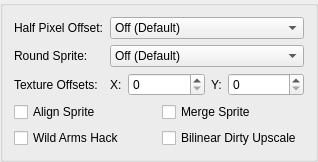
     <widget class="QGroupBox" name="upscalingFixesTab">
      <attribute name="title">
       <string>Upscaling Fixes</string>
      </attribute>
      <layout class="QFormLayout" name="upscalingFixesLayout">
       <item row="0" column="0">
        <widget class="QLabel" name="label_14">
         <property name="text">
          <string>Half Pixel Offset:</string>
         </property>
        </widget>
       </item>
       <item row="0" column="1">
        <widget class="QComboBox" name="halfPixelOffset">
         <item>
          <property name="text">
           <string>Off (Default)</string>
          </property>
         </item>
         <item>
          <property name="text">
           <string>Normal (Vertex)</string>
          </property>
         </item>
         <item>
          <property name="text">
           <string>Special (Texture)</string>
          </property>
         </item>
         <item>
          <property name="text">
           <string>Special (Texture - Aggressive)</string>
          </property>
         </item>
        </widget>
       </item>
       <item row="1" column="0">
        <widget class="QLabel" name="label_15">
         <property name="text">
          <string>Round Sprite:</string>
         </property>
        </widget>
       </item>
       <item row="1" column="1">
        <widget class="QComboBox" name="roundSprite">
         <item>
          <property name="text">
           <string>Off (Default)</string>
          </property>
         </item>
         <item>
          <property name="text">
           <string>Half</string>
          </property>
         </item>
         <item>
          <property name="text">
           <string>Full</string>
          </property>
         </item>
        </widget>
       </item>
       <item row="2" column="0">
        <widget class="QLabel" name="textureOffsetLabel">
         <property name="text">
          <string>Texture Offsets:</string>
         </property>
        </widget>
       </item>
       <item row="2" column="1">
        <layout class="QHBoxLayout" name="textureOffsetLayout" stretch="0,1,0,1">
         <item>
          <widget class="QLabel" name="textureOffsetXLabel">
           <property name="text">
            <string>X:</string>
           </property>
          </widget>
         </item>
         <item>
          <widget class="QSpinBox" name="textureOffsetX">
           <property name="maximum">
            <number>1000</number>
           </property>
          </widget>
         </item>
         <item>
          <widget class="QLabel" name="textureOffsetYLabel">
           <property name="text">
            <string>Y:</string>
           </property>
          </widget>
         </item>
         <item>
          <widget class="QSpinBox" name="textureOffsetY">
           <property name="maximum">
            <number>1000</number>
           </property>
          </widget>
         </item>
        </layout>
       </item>
       <item row="3" column="0" colspan="2">
        <layout class="QGridLayout" name="gridLayout_3">
         <item row="0" column="1">
          <widget class="QCheckBox" name="mergeSprite">
           <property name="text">
            <string>Merge Sprite</string>
           </property>
          </widget>
         </item>
         <item row="0" column="0">
          <widget class="QCheckBox" name="alignSprite">
           <property name="text">
            <string>Align Sprite</string>
           </property>
          </widget>
         </item>
         <item row="1" column="0">
          <widget class="QCheckBox" name="wildHack">
           <property name="text">
            <string extracomment="Wild Arms: name of a game series. Leave as-is or use an official translation.">Wild Arms Hack</string>
           </property>
          </widget>
         </item>
         <item row="1" column="1">
          <widget class="QCheckBox" name="bilinearHack">
           <property name="text">
            <string>Bilinear Dirty Upscale</string>
           </property>
          </widget>
         </item>
        </layout>
       </item>
      </layout>
     </widget>
